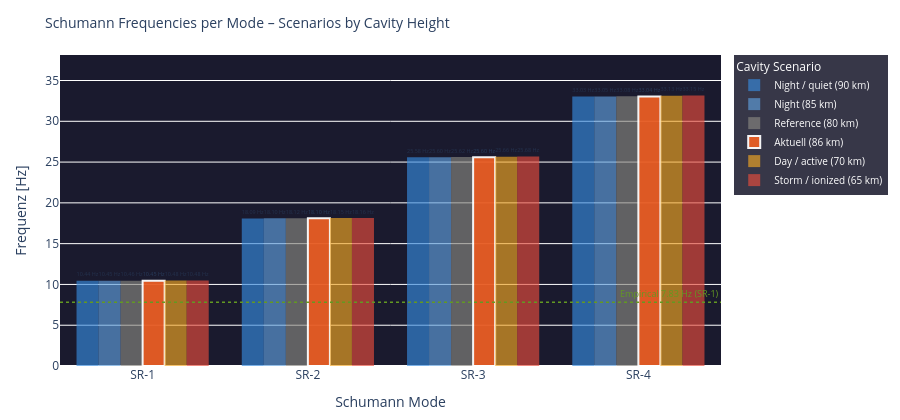

Source (notebook cell):
### Code cell
# ============================================================
# RESONANCE CONDITIONS – Schumann frequencies as bar chart
# Each SR mode: frequency at different cavity heights
# ============================================================

modi        = [1, 2, 3, 4]
h_scenarios = {
    'Night / quiet (90 km)':   90.0,
    'Night (85 km)':           85.0,
    'Reference (80 km)':        80.0,
    f'Aktuell ({h_eff:.0f} km)': float(h_eff),
    'Day / active (70 km)':     70.0,
    'Storm / ionized (65 km)': 65.0,
}
colors_h = ['#378ADD','#5F9FDD','#888780','#E85D24','#F2A623','#e74c3c']

fig = go.Figure()

x_labels = [f'SR-{n}' for n in modi]

for i, (label, h) in enumerate(h_scenarios.items()):
    freqs = [schumann_freq(n, h) for n in modi]
    # Highlight if this is the current height
    is_current = abs(h - float(h_eff)) < 0.1
    fig.add_trace(go.Bar(
        name=label,
        x=x_labels,
        y=freqs,
        marker_color=colors_h[i],
        opacity=0.95 if is_current else 0.65,
        marker_line=dict(color='white', width=2) if is_current else dict(width=0),
        text=[f'{f:.2f} Hz' for f in freqs],
        textposition='outside',
        textfont=dict(size=8),
    ))

# Referenz-Linie SR-1 = 7.83 Hz (empirisch)
fig.add_hline(y=7.83, line_dash='dot', line_color='#639922', line_width=1.5,
              annotation_text='Empirical 7.83 Hz (SR-1)',
              annotation_font=dict(size=9, color='#639922'))

fig.update_layout(
    title=dict(text='Schumann Frequencies per Mode – Scenarios by Cavity Height', font=dict(size=14)),
    barmode='group',
    xaxis=dict(title='Schumann Mode'),
    yaxis=dict(title='Frequenz [Hz]', range=[0, max(schumann_freq(4, 65)*1.15, 38)]),
    height=420,
    plot_bgcolor='#1a1a2e',
    paper_bgcolor='rgba(0,0,0,0)',
    legend=dict(title='Cavity Scenario', bgcolor='rgba(20,20,40,0.85)',
                font=dict(color='white', size=10)),
    margin=dict(l=60, r=30, t=55, b=50)
)
fig.show()

# Textausgabe Delta zur Referenz
print(f'\nFrequency delta (current {h_eff:.0f} km vs. reference 80 km):')
ref_f = {n: schumann_freq(n, 80.0) for n in modi}
act_f = {n: schumann_freq(n, float(h_eff)) for n in modi}
for n in modi:
    d = (act_f[n] - ref_f[n]) * 1000
    print(f'  SR-{n}: {act_f[n]:.4f} Hz  (Ref {ref_f[n]:.4f} Hz  Δ {d:+.1f} mHz)')

### Figure 1 — Plotly figure (JSON) as saved in the notebook; plotly's stock layout.template omitted (floating-point values rounded to 4 significant figures)
{"data": [{"marker": {"color": "#378ADD", "line": {"width": 0}}, "name": "Night / quiet (90 km)", "opacity": 0.65, "text": ["10.44 Hz", "18.09 Hz", "25.58 Hz", "33.03 Hz"], "textfont": {"size": 8}, "textposition": "outside", "type": "bar", "x": ["SR-1", "SR-2", "SR-3", "SR-4"], "y": [10.44, 18.09, 25.58, 33.03]}, {"marker": {"color": "#5F9FDD", "line": {"width": 0}}, "name": "Night (85 km)", "opacity": 0.65, "text": ["10.45 Hz", "18.10 Hz", "25.60 Hz", "33.05 Hz"], "textfont": {"size": 8}, "textposition": "outside", "type": "bar", "x": ["SR-1", "SR-2", "SR-3", "SR-4"], "y": [10.45, 18.1, 25.6, 33.05]}, {"marker": {"color": "#888780", "line": {"width": 0}}, "name": "Reference (80 km)", "opacity": 0.65, "text": ["10.46 Hz", "18.12 Hz", "25.62 Hz", "33.08 Hz"], "textfont": {"size": 8}, "textposition": "outside", "type": "bar", "x": ["SR-1", "SR-2", "SR-3", "SR-4"], "y": [10.46, 18.12, 25.62, 33.08]}, {"marker": {"color": "#E85D24", "line": {"color": "white", "width": 2}}, "name": "Aktuell (86 km)", "opacity": 0.95, "text": ["10.45 Hz", "18.10 Hz", "25.60 Hz", "33.04 Hz"], "textfont": {"size": 8}, "textposition": "outside", "type": "bar", "x": ["SR-1", "SR-2", "SR-3", "SR-4"], "y": [10.45, 18.1, 25.6, 33.04]}, {"marker": {"color": "#F2A623", "line": {"width": 0}}, "name": "Day / active (70 km)", "opacity": 0.65, "text": ["10.48 Hz", "18.15 Hz", "25.66 Hz", "33.13 Hz"], "textfont": {"size": 8}, "textposition": "outside", "type": "bar", "x": ["SR-1", "SR-2", "SR-3", "SR-4"], "y": [10.48, 18.15, 25.66, 33.13]}, {"marker": {"color": "#e74c3c", "line": {"width": 0}}, "name": "Storm / ionized (65 km)", "opacity": 0.65, "text": ["10.48 Hz", "18.16 Hz", "25.68 Hz", "33.15 Hz"], "textfont": {"size": 8}, "textposition": "outside", "type": "bar", "x": ["SR-1", "SR-2", "SR-3", "SR-4"], "y": [10.48, 18.16, 25.68, 33.15]}], "layout": {"annotations": [{"font": {"color": "#639922", "size": 9}, "showarrow": false, "text": "Empirical 7.83 Hz (SR-1)", "x": 1, "xanchor": "right", "xref": "x domain", "y": 7.83, "yanchor": "bottom", "yref": "y"}], "barmode": "group", "height": 420, "legend": {"bgcolor": "rgba(20,20,40,0.85)", "font": {"color": "white", "size": 10}, "title": {"text": "Cavity Scenario"}}, "margin": {"b": 50, "l": 60, "r": 30, "t": 55}, "paper_bgcolor": "rgba(0,0,0,0)", "plot_bgcolor": "#1a1a2e", "shapes": [{"line": {"color": "#639922", "dash": "dot", "width": 1.5}, "type": "line", "x0": 0, "x1": 1, "xref": "x domain", "y0": 7.83, "y1": 7.83, "yref": "y"}], "title": {"font": {"size": 14}, "text": "Schumann Frequencies per Mode – Scenarios by Cavity Height"}, "xaxis": {"title": {"text": "Schumann Mode"}}, "yaxis": {"range": [0, 38.13], "title": {"text": "Frequenz [Hz]"}}}}
